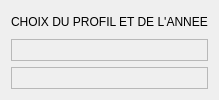
                             <widget class="QWidget" name="inscriptionMainRightMenu" native="true">
                              <property name="maximumSize">
                               <size>
                                <width>200</width>
                                <height>16777215</height>
                               </size>
                              </property>
                              <layout class="QVBoxLayout" name="verticalLayout_31">
                               <item>
                                <widget class="QLabel" name="label_23">
                                 <property name="text">
                                  <string>CHOIX DU PROFIL ET DE L'ANNEE</string>
                                 </property>
                                </widget>
                               </item>
                               <item>
                                <widget class="QFrame" name="scolariteProfilContainer">
                                 <property name="frameShape">
                                  <enum>QFrame::StyledPanel</enum>
                                 </property>
                                 <property name="frameShadow">
                                  <enum>QFrame::Raised</enum>
                                 </property>
                                </widget>
                               </item>
                               <item>
                                <widget class="QFrame" name="scolariteAnneeScolaire">
                                 <property name="frameShape">
                                  <enum>QFrame::StyledPanel</enum>
                                 </property>
                                 <property name="frameShadow">
                                  <enum>QFrame::Raised</enum>
                                 </property>
                                </widget>
                               </item>
                              </layout>
                             </widget>
